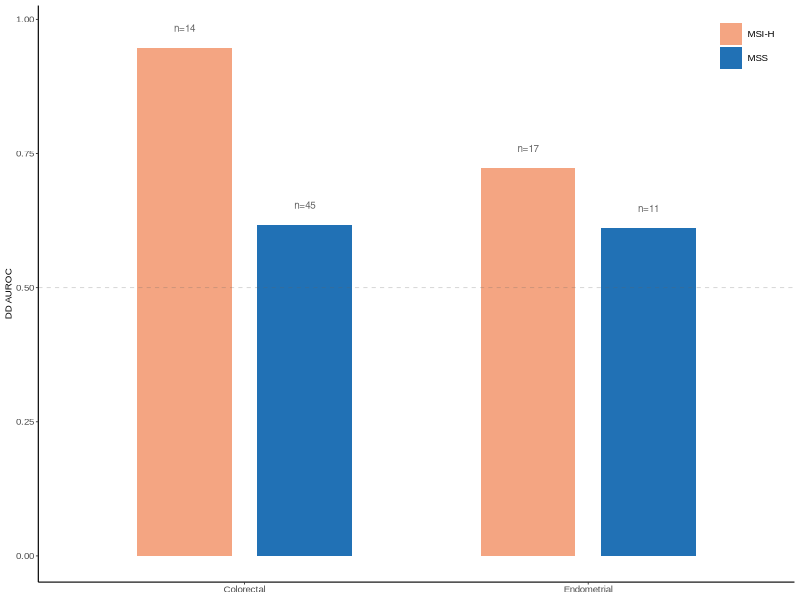
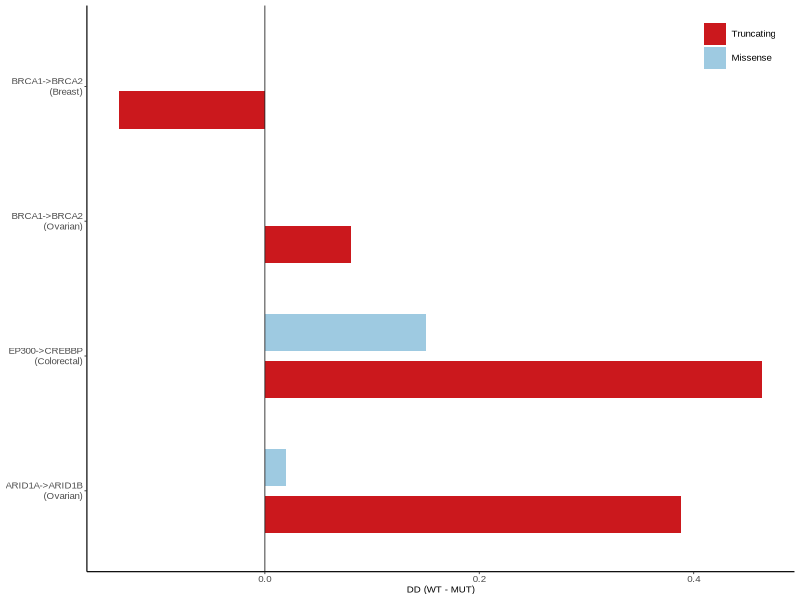
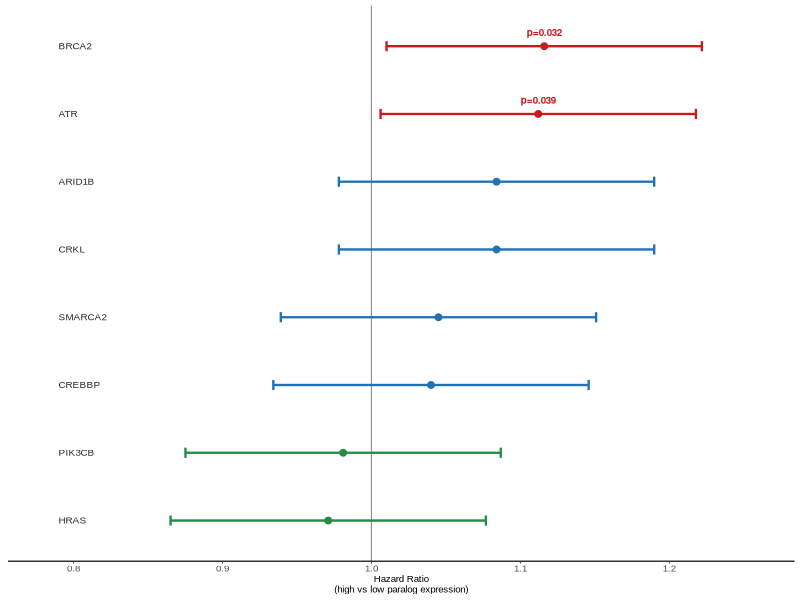
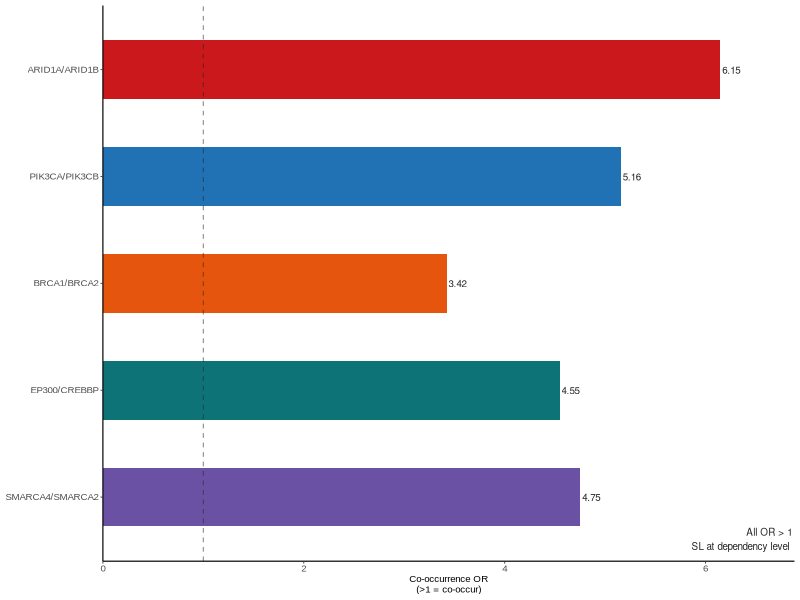
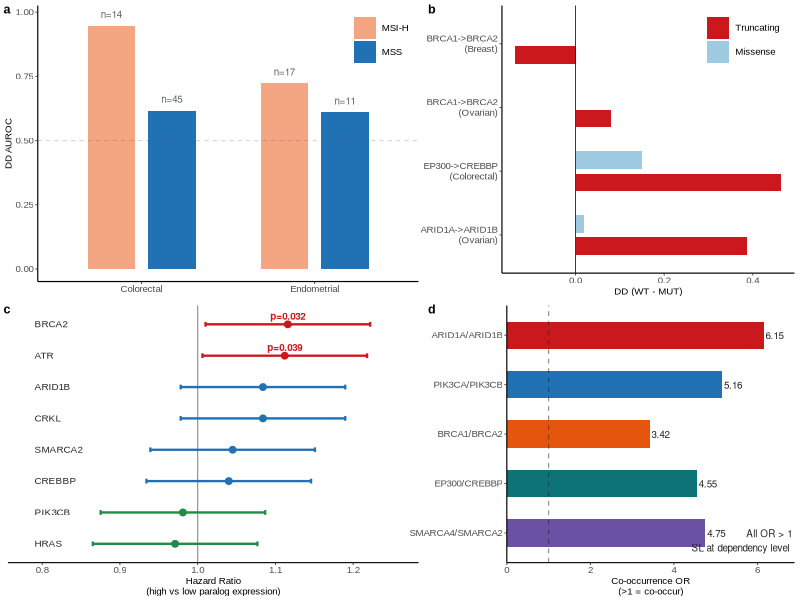
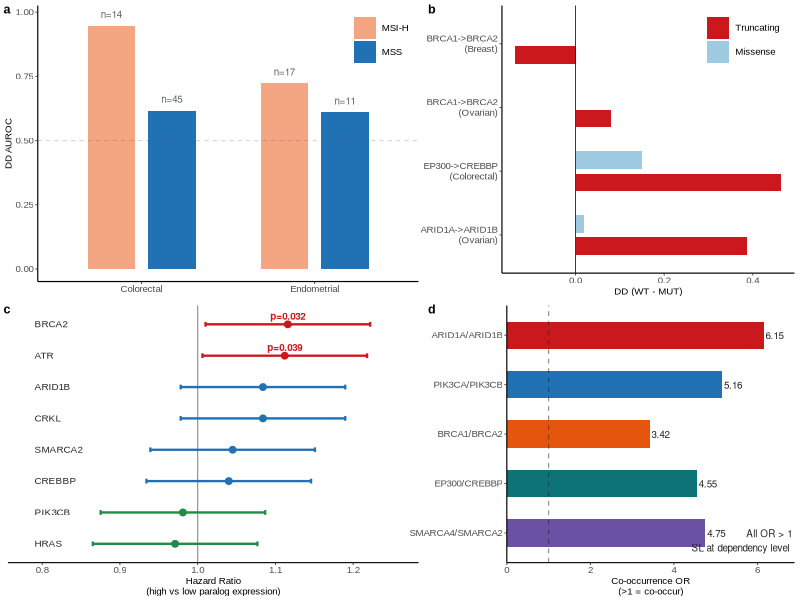
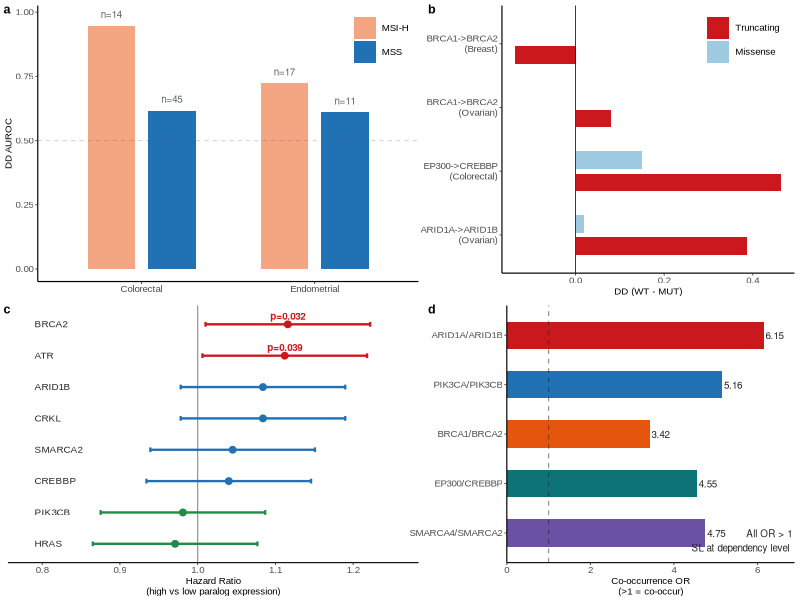

The R script that drew these images, in order:
# Fig3 — Clinical Stratification (R)
# Purpose: 4 individual 90×90mm panels → cowplot → 180×180mm composite
# Usage:   Rscript R_fig3.R
library(ggplot2)
library(cowplot)
library(dplyr)
library(tidyr)
library(readr)

# ── Constants ──
BASE_FS <- 7; TICK_FS <- 7; LEGEND_FS <- 7
PANEL_W <- 90; PANEL_H <- 90
OUT_DIR <- "paralog_sl_predictor/output/figures"
dir.create(OUT_DIR, showWarnings = FALSE, recursive = TRUE)

# ── Colors ──
BLUE  <- "#2171B5"; RED   <- "#CB181D"; GREEN <- "#238B45"
ORANGE <- "#E6550D"; PURPLE <- "#6A51A3"
GRAY  <- "#636363"; DARK  <- "#252525"

# ── Theme ──
theme_sci <- theme_classic(base_size = 7, base_family = "Arial") + theme(
  panel.grid = element_blank(),
  axis.line    = element_line(linewidth = 0.4),
  axis.ticks   = element_line(linewidth = 0.3),
  axis.text    = element_text(size = TICK_FS),
  axis.title   = element_text(size = BASE_FS),
  legend.text  = element_text(size = LEGEND_FS),
  legend.title = element_blank(),
  legend.background = element_blank(),
  legend.key        = element_blank(),
  plot.margin  = margin(4, 4, 4, 4, "pt"),
  plot.background  = element_rect(fill = "white", color = NA),
  panel.background = element_rect(fill = "white", color = NA))

save_panel <- function(p, name) {
  ggsave(file.path(OUT_DIR, paste0("Fig3_panel_", name, ".pdf")), p,
         width = PANEL_W, height = PANEL_H, units = "mm", device = cairo_pdf)
  message(sprintf("  panel %s ✓", name))
}

# ═══════════════════════════════════════════════════════════════
# PANEL A — MSI Stratification
# ═══════════════════════════════════════════════════════════════
panel_a <- function() {
  # Values from output/msi_subgroup_summary.csv (official DepMap 26Q1
  # MSIsensor2 annotation; MSI-H = MSIscore > 20), msi_analysis.py
  df <- tibble(
    cancer = factor(c("Colorectal","Colorectal","Endometrial","Endometrial"),
                    levels = c("Colorectal","Endometrial")),
    msi_status = factor(c("MSI-H","MSS","MSI-H","MSS"),
                        levels = c("MSI-H","MSS")),
    auroc = c(0.947, 0.617, 0.723, 0.611),
    n     = c(14, 45, 17, 11))

  # For hatched bar, use a dummy value with patterned fill
  df$bar_val <- ifelse(is.na(df$auroc), 0.25, df$auroc)

  ggplot(df, aes(cancer, bar_val, fill = msi_status)) +
    geom_col(position = position_dodge(0.7), width = 0.55) +
    geom_text(aes(y = bar_val + 0.03,
                  label = ifelse(!is.na(auroc), paste0("n=", n), paste0("n=", n, "*\n(insuff.)"))),
              position = position_dodge(0.7), size = 2.5, color = GRAY, vjust = 0) +
    scale_fill_manual(values = c("MSI-H" = "#F4A582", "MSS" = BLUE)) +
    geom_hline(yintercept = 0.5, linewidth = 0.3, color = GRAY, linetype = "dashed", alpha = 0.3) +
    labs(x = NULL, y = "DD AUROC") +
    theme_sci + theme(legend.position = c(0.98, 0.98), legend.justification = c(1, 1))
}

# ═══════════════════════════════════════════════════════════════
# PANEL B — Mutation Type ΔDD
# ═══════════════════════════════════════════════════════════════
panel_b <- function() {
  # Values recomputed from output/muttype_{cancer}_results.csv (WT − MUT,
  # manuscript Eq. 1; positive = stronger dependency in the mutant subgroup)
  df <- bind_rows(
    tibble(pair = "ARID1A->ARID1B\n(Ovarian)",    type = "Truncating", dd = 0.388),
    tibble(pair = "ARID1A->ARID1B\n(Ovarian)",    type = "Missense",   dd = 0.020),
    tibble(pair = "EP300->CREBBP\n(Colorectal)",   type = "Truncating", dd = 0.464),
    tibble(pair = "EP300->CREBBP\n(Colorectal)",   type = "Missense",   dd = 0.150),
    tibble(pair = "BRCA1->BRCA2\n(Ovarian)",       type = "Truncating", dd = 0.080),
    tibble(pair = "BRCA1->BRCA2\n(Ovarian)",       type = "Missense",   dd = 0.000),
    tibble(pair = "BRCA1->BRCA2\n(Breast)",        type = "Truncating", dd = -0.136),
    tibble(pair = "BRCA1->BRCA2\n(Breast)",        type = "Missense",   dd = 0.000))
  df$pair <- factor(df$pair, levels = unique(df$pair))
  df$type <- factor(df$type, levels = c("Truncating","Missense"))

  ggplot(df, aes(dd, pair, fill = type)) +
    geom_col(position = position_dodge(0.7), width = 0.55) +
    scale_fill_manual(values = c(Truncating = "#CB181D", Missense = "#9ECAE1")) +
    geom_vline(xintercept = 0, linewidth = 0.3, color = DARK) +
    labs(x = "DD (WT - MUT)", y = NULL) +
    theme_sci + theme(legend.position = c(0.98, 0.98), legend.justification = c(1, 1))
}

# (panel b — legend upper right)

# ═══════════════════════════════════════════════════════════════
# PANEL C — TCGA Survival Forest Plot
# ═══════════════════════════════════════════════════════════════
panel_c <- function() {
  df <- tibble(
    gene = c("BRCA2","ATR","ARID1B","CRKL","SMARCA2","CREBBP","PIK3CB","HRAS"),
    hr   = c(1.116,1.112,1.084,1.084,1.045,1.040,0.981,0.971),
    se   = c(0.054,0.054,0.054,0.054,0.054,0.054,0.054,0.054),
    sig  = c("p=0.032","p=0.039","","","","","",""))
  df$gene <- factor(df$gene, levels = rev(df$gene))
  df$clr  <- ifelse(df$hr > 1 & df$sig != "", RED,
                    ifelse(df$hr > 1, BLUE, GREEN))
  df$ypos <- as.numeric(df$gene) + 0.15

  ggplot(df, aes(hr, gene)) +
    geom_vline(xintercept = 1, linewidth = 0.4, color = DARK, alpha = 0.5) +
    # Gene labels drawn INSIDE the plot panel (left side): the composite
    # figure's left edge clipped the widest y-axis label ("SMARCA2"), so the
    # y-axis text column is removed entirely.
    geom_text(aes(x = 0.79, label = gene), hjust = 0, size = 2.5,
              family = "Arial", color = DARK) +
    geom_point(aes(color = clr), size = 2) +
    geom_errorbarh(aes(xmin = hr - 1.96*se, xmax = hr + 1.96*se, color = clr),
                   height = 0.15, linewidth = 0.8) +
    geom_text(aes(label = sig, color = clr, y = ypos),
              size = 2.5, fontface = "bold", hjust = 0.5, vjust = 0) +
    scale_color_identity() +
    scale_x_continuous(limits = c(0.78, 1.26), breaks = seq(0.8, 1.2, 0.1)) +
    labs(x = "Hazard Ratio\n(high vs low paralog expression)", y = NULL) +
    theme_sci +
    theme(axis.text.y = element_blank(), axis.ticks.y = element_blank(),
          axis.line.y = element_blank())
}

# ═══════════════════════════════════════════════════════════════
# PANEL D — Mutational Co-occurrence
# ═══════════════════════════════════════════════════════════════
panel_d <- function() {
  df <- tibble(
    pair = c("ARID1A/ARID1B","PIK3CA/PIK3CB","BRCA1/BRCA2","EP300/CREBBP","SMARCA4/SMARCA2"),
    or   = c(6.147, 5.157, 3.422, 4.548, 4.753),
    clr  = c(RED, BLUE, ORANGE, "#0D7377", PURPLE))
  df$pair <- factor(df$pair, levels = rev(df$pair))

  ggplot(df, aes(or, pair, fill = clr)) +
    geom_col(width = 0.55) +
    geom_text(aes(label = sprintf("%.2f", or)), hjust = -0.1, size = 2.5, color = DARK) +
    scale_fill_identity() +
    geom_vline(xintercept = 1, linewidth = 0.4, color = DARK, alpha = 0.5, linetype = "dashed") +
    labs(x = "Co-occurrence OR\n(>1 = co-occur)", y = NULL) +
    scale_x_continuous(expand = expansion(mult = c(0, 0.12))) +
    annotate("text", x = Inf, y = -Inf, label = "All OR > 1\nSL at dependency level",
             size = 2.5, color = DARK, hjust = 1.05, vjust = -0.5) +
    theme_sci
}

# ═══════════════════════════════════════════════════════════════
# MAIN
# ═══════════════════════════════════════════════════════════════
message("=== Fig3 Panel Generation (R) ===")
pa <- panel_a(); pb <- panel_b(); pc <- panel_c(); pd <- panel_d()

save_panel(pa, "a"); save_panel(pb, "b"); save_panel(pc, "c"); save_panel(pd, "d")

# plot_grid (not ggdraw/draw_plot) with a wider left column: draw_plot clipped
# panel c's widest y-label ("SMARCA2") at the figure's left edge
p <- cowplot::plot_grid(pa, pb, pc, pd, ncol = 2, rel_widths = c(0.53, 0.47),
                        labels = c("a","b","c","d"),
                        label_size = 9, label_fontface = "bold",
                        label_fontfamily = "Arial")

ggsave(file.path(OUT_DIR, "Fig3_Clinical.pdf"), p,
       width = 180, height = 180, units = "mm", device = cairo_pdf)
ggsave(file.path(OUT_DIR, "Fig3_Clinical.svg"), p,
       width = 180, height = 180, units = "mm", device = svglite::svglite)
ggsave(file.path(OUT_DIR, "Fig3_Clinical.tiff"), p,
       width = 180, height = 180, units = "mm", device = ragg::agg_tiff, dpi = 600)
message("Fig3_Clinical.pdf (180×180mm) ✓")
